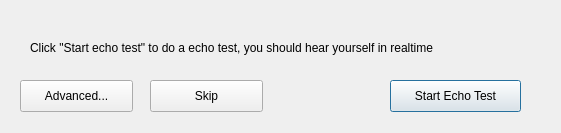
<?xml version="1.0" encoding="UTF-8"?>
<ui version="4.0">
 <class>EchoTestDialog</class>
 <widget class="QDialog" name="EchoTestDialog">
  <property name="geometry">
   <rect>
    <x>0</x>
    <y>0</y>
    <width>561</width>
    <height>133</height>
   </rect>
  </property>
  <property name="windowTitle">
   <string>Dialog</string>
  </property>
  <widget class="QPushButton" name="pbEchoTest">
   <property name="geometry">
    <rect>
     <x>390</x>
     <y>80</y>
     <width>131</width>
     <height>32</height>
    </rect>
   </property>
   <property name="text">
    <string>Start Echo Test</string>
   </property>
   <property name="default">
    <bool>true</bool>
   </property>
  </widget>
  <widget class="QPushButton" name="pbSkip">
   <property name="geometry">
    <rect>
     <x>150</x>
     <y>80</y>
     <width>113</width>
     <height>32</height>
    </rect>
   </property>
   <property name="text">
    <string>Skip</string>
   </property>
  </widget>
  <widget class="QPushButton" name="pbAdvanced">
   <property name="geometry">
    <rect>
     <x>20</x>
     <y>80</y>
     <width>113</width>
     <height>32</height>
    </rect>
   </property>
   <property name="text">
    <string>Advanced...</string>
   </property>
  </widget>
  <widget class="QLabel" name="lbMessage">
   <property name="geometry">
    <rect>
     <x>30</x>
     <y>40</y>
     <width>521</width>
     <height>16</height>
    </rect>
   </property>
   <property name="text">
    <string>Click &quot;Start echo test&quot; to do a echo test, you should hear yourself in realtime</string>
   </property>
  </widget>
 </widget>
 <resources/>
 <connections/>
</ui>
